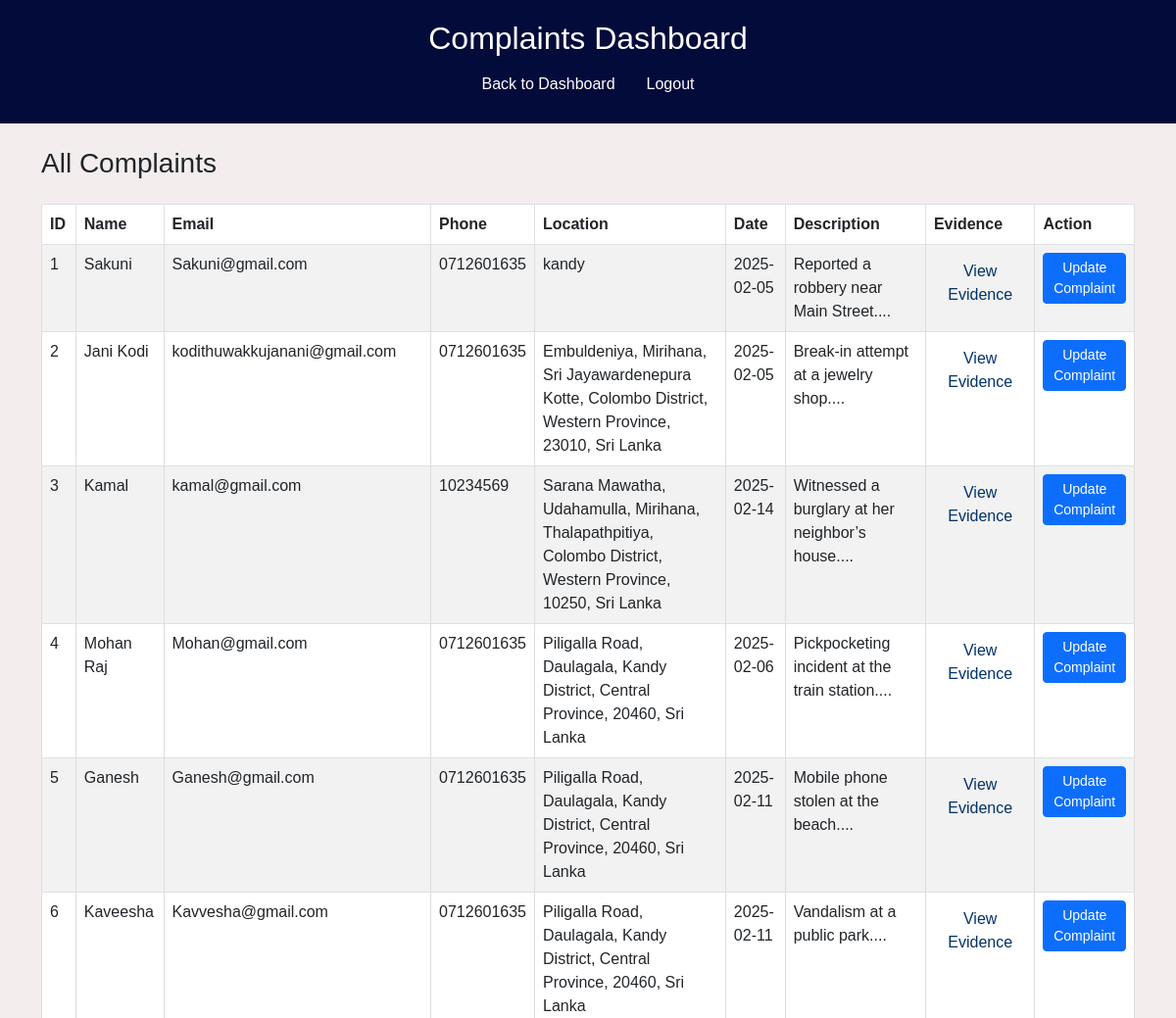
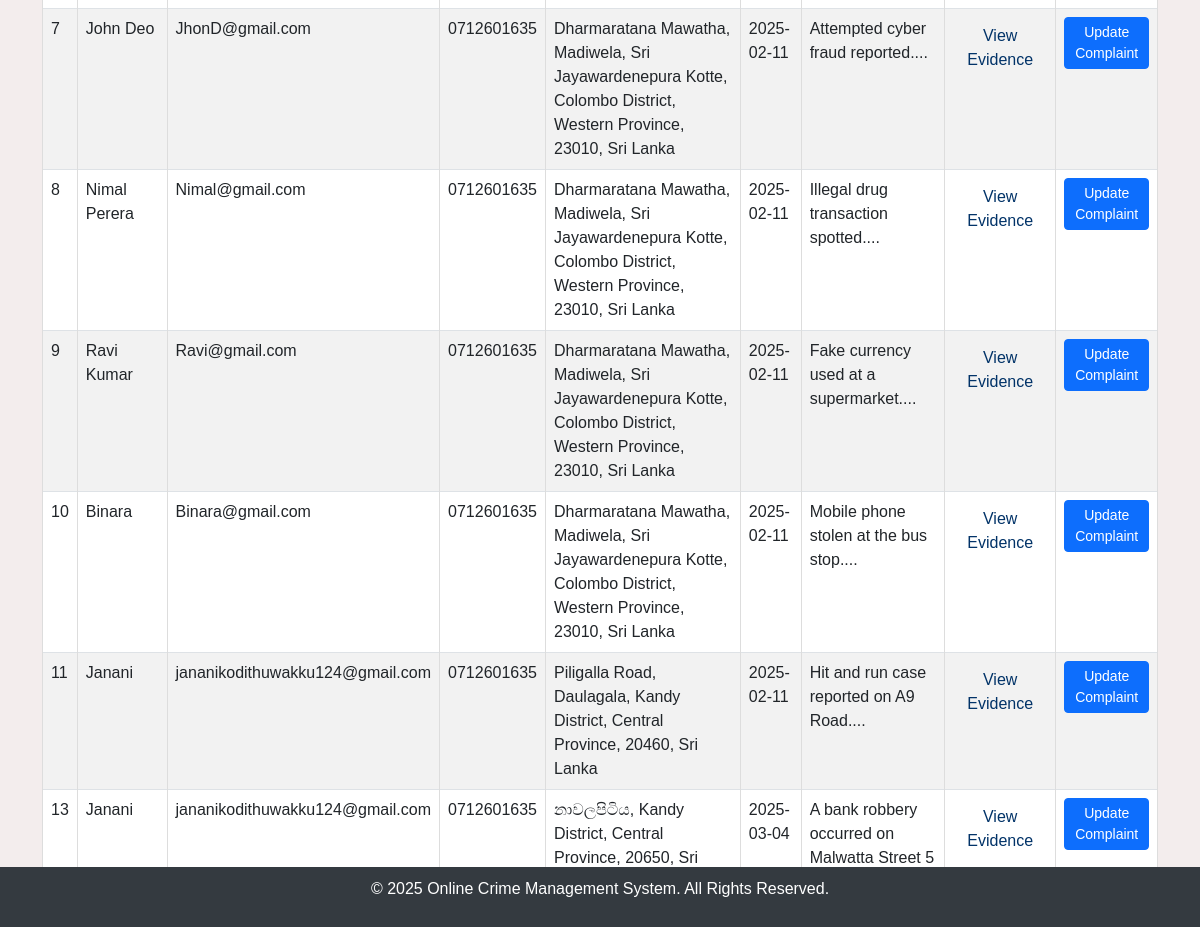
Page /Police_Officer_Update_Complaints.php on the committed database (2 pictures, top to bottom).
### tables this page shows
CREATE TABLE `crime_reports` (
  `id` int(11) NOT NULL,
  `name` varchar(255) NOT NULL,
  `email` varchar(255) NOT NULL,
  `phone` varchar(20) NOT NULL,
  `location` varchar(255) NOT NULL,
  `date` date NOT NULL,
  `description` text NOT NULL,
  `evidence` varchar(255) DEFAULT NULL,
  `submitted_at` timestamp NOT NULL DEFAULT current_timestamp(),
  `latitude` decimal(10,8) DEFAULT NULL,
  `longitude` decimal(11,8) DEFAULT NULL,
  `status` varchar(50) NOT NULL DEFAULT 'Pending',
  `notes` text DEFAULT NULL
);

### Police_Officer_Update_Complaints.php (the view, shortened to what this page needs)
<?php
include 'database.php';
$sql = "SELECT * FROM crime_reports";
$result = mysqli_query($conn, $sql);
?>
<!DOCTYPE html>
<html lang="en">
<head>
    <link href="https://cdn.jsdelivr.net/npm/bootstrap@5.3.0-alpha1/dist/css/bootstrap.min.css" rel="stylesheet">
</head>
<body>
<header>
    <h2>Complaints Dashboard</h2>
    <ul class="nav justify-content-center">
            <li class="nav-item"><a href="Police_Officer_Dashboard.php" class="nav-link text-white">Back to Dashboard</a></li>
            <li class="nav-item"><a href="Admin_Logout.php" class="nav-link text-white">Logout</a></li>
    </ul>
</header>
<main class="container my-4">
    <h3 class="mb-4">All Complaints</h3>
    <table class="table table-striped table-bordered">
        <thead>
            <tr>
                <th>ID</th>
                <th>Name</th>
                <th>Email</th>
                <th>Phone</th>
                <th>Location</th>
                <th>Date</th>
                <th>Description</th>
                <th>Evidence</th>
                <th>Action</th>
            </tr>
        </thead>
        <tbody>
            <?php while ($row = mysqli_fetch_assoc($result)): ?>
                <tr>
                    <td><?= $row['id'] ?></td>
                    <td><?= $row['name'] ?></td>
                    <td><?= $row['email'] ?></td>
                    <td><?= $row['phone'] ?></td>
                    <td><?= $row['location'] ?></td>
                    <td><?= $row['date'] ?></td>
                    <td><?= substr($row['description'], 0, 50) . '...' ?></td>
                    <td>
                        <?php if (!empty($row['evidence'])): ?>
                            <a href="<?= $row['evidence'] ?>" target="_blank" class="btn btn-link">View Evidence</a>
                        <?php else: ?>
                            No evidence
                        <?php endif; ?>
                    </td>
                    <td>
                        <a href="Update_Complaint.php?id=<?= $row['id'] ?>" class="btn btn-primary btn-sm">Update Complaint</a>
                    </td>
                </tr>
            <?php endwhile; ?>
        </tbody>
    </table>
</main>
<footer>
    <p>&copy; 2025 Online Crime Management System. All Rights Reserved.</p>
</footer>
</body>
</html>

### Police_Officer_Update_Complaints.php (style rules this page uses)
body { font-family: 'Arial', sans-serif; background-color:rgb(243, 237, 237); }
header { background-color:rgb(3, 11, 58); color: white; padding: 20px; text-align: center; }
table { width: 100%; margin-top: 20px; }
table th { background-color:rgb(7, 18, 82); color: black; padding: 12px; }
table td { padding: 12px; border: 1px solid #ddd; }
table tbody tr:nth-child(even) { background-color: #f2f2f2; }
.btn-link { color:rgb(2, 51, 104); text-decoration: none; }
footer { background-color: #343a40; color: white; padding: 10px; text-align: center; position: fixed; bottom: 0; width: 100%; }

### rows in the picture
crime_reports: id "1", name "Sakuni", email "Sakuni@gmail.com", phone "0712601635", location "kandy", date "2025-02-05", description "Reported a robbery near Main Street."
crime_reports: id "2", name "Jani Kodi", email "kodithuwakkujanani@gmail.com", phone "0712601635", location "Embuldeniya, Mirihana, Sri Jayawardenepura Kotte, Colombo District, Western Province, 23010, Sri Lanka", date "2025-02-05", description "Break-in attempt at a jewelry shop."
crime_reports: id "3", name "Kamal", email "kamal@gmail.com", phone "10234569", location "Sarana Mawatha, Udahamulla, Mirihana, Thalapathpitiya, Colombo District, Western Province, 10250, Sri Lanka", date "2025-02-14", description "Witnessed a burglary at her neighbor’s house."
crime_reports: id "4", name "Mohan Raj", email "Mohan@gmail.com", phone "0712601635", location "Piligalla Road, Daulagala, Kandy District, Central Province, 20460, Sri Lanka", date "2025-02-06", description "Pickpocketing incident at the train station."
crime_reports: id "5", name "Ganesh", email "Ganesh@gmail.com", phone "0712601635", location "Piligalla Road, Daulagala, Kandy District, Central Province, 20460, Sri Lanka", date "2025-02-11", description "Mobile phone stolen at the beach."
crime_reports: id "6", name "Kaveesha", email "Kavvesha@gmail.com", phone "0712601635", location "Piligalla Road, Daulagala, Kandy District, Central Province, 20460, Sri Lanka", date "2025-02-11", description "Vandalism at a public park."
crime_reports: id "7", name "John Deo", email "JhonD@gmail.com", phone "0712601635", location "Dharmaratana Mawatha, Madiwela, Sri Jayawardenepura Kotte, Colombo District, Western Province, 23010, Sri Lanka", date "2025-02-11", description "Attempted cyber fraud reported."
crime_reports: id "8", name "Nimal Perera", email "Nimal@gmail.com", phone "0712601635", location "Dharmaratana Mawatha, Madiwela, Sri Jayawardenepura Kotte, Colombo District, Western Province, 23010, Sri Lanka", date "2025-02-11", description "Illegal drug transaction spotted."
crime_reports: id "9", name "Ravi Kumar", email "Ravi@gmail.com", phone "0712601635", location "Dharmaratana Mawatha, Madiwela, Sri Jayawardenepura Kotte, Colombo District, Western Province, 23010, Sri Lanka", date "2025-02-11", description "Fake currency used at a supermarket."
crime_reports: id "10", name "Binara", email "Binara@gmail.com", phone "0712601635", location "Dharmaratana Mawatha, Madiwela, Sri Jayawardenepura Kotte, Colombo District, Western Province, 23010, Sri Lanka", date "2025-02-11", description "Mobile phone stolen at the bus stop."
crime_reports: id "11", name "Janani", email "jananikodithuwakku124@gmail.com", phone "0712601635", location "Piligalla Road, Daulagala, Kandy District, Central Province, 20460, Sri Lanka", date "2025-02-11", description "Hit and run case reported on A9 Road."
crime_reports: id "13", name "Janani", email "jananikodithuwakku124@gmail.com", phone "0712601635", location "නාවලපිටිය, Kandy District, Central Province, 20650, Sri…", date "2025-03-04", description "A bank robbery occurred on Malwatta Street 5…"
